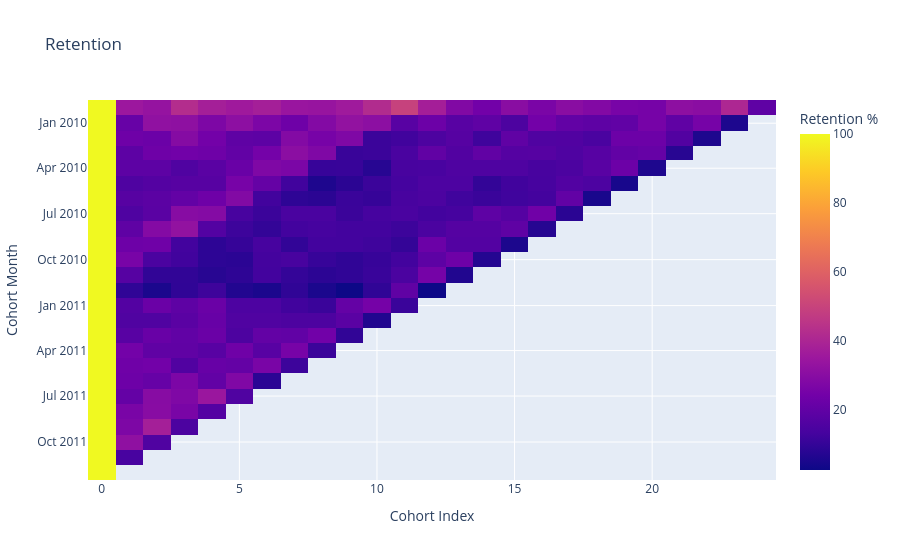

Notebook code cell kept with this figure:
### Markdown cell above
## 6. Visualizations (Plotly)

Interactive heatmap of the retention matrix. `zmax=50` improves contrast in the meaningful 0-40% range, since only the month-0 column reaches 100%.

### Code cell
import plotly.express as px
fig = px.imshow(
    retention,
    labels=dict(x= 'Cohort Index', y= 'Cohort Month', color= 'Retention %'),
    title = 'Retention',
    zmax= 50
)
fig.show()

### Figure 1 — Plotly figure (JSON) as saved in the notebook; plotly's stock layout.template omitted (floating-point values rounded to 4 significant figures; data arrays with more than 128 entries replaced by an {"elided": "..."} marker saying what was removed)
{"data": [{"coloraxis": "coloraxis", "hovertemplate": "Cohort Index: %{x}<br>Cohort Month: %{y}<br>Retention %: %{z}<extra></extra>", "name": "0", "type": "heatmap", "x": [0, 1, 2, 3, 4, 5, 6, 7, 8, 9, 10, 11, 12, 13, 14, 15, 16, 17, 18, 19, 20, 21, 22, 23, 24], "xaxis": "x", "y": ["2009-12", "2010-01", "2010-02", "2010-03", "2010-04", "2010-05", "2010-06", "2010-07", "2010-08", "2010-09", "2010-10", "2010-11", "2010-12", "2011-01", "2011-02", "2011-03", "2011-04", "2011-05", "2011-06", "2011-07", "2011-08", "2011-09", "2011-10", "2011-11", "2011-12"], "yaxis": "y", "z": {"elided": "25x25 float values"}}], "layout": {"coloraxis": {"cmax": 50, "cmin": null, "colorbar": {"title": {"text": "Retention %"}}, "colorscale": [[0, "#0d0887"], [0.1111, "#46039f"], [0.2222, "#7201a8"], [0.3333, "#9c179e"], [0.4444, "#bd3786"], [0.5556, "#d8576b"], [0.6667, "#ed7953"], [0.7778, "#fb9f3a"], [0.8889, "#fdca26"], [1, "#f0f921"]]}, "title": {"text": "Retention"}, "xaxis": {"anchor": "y", "constrain": "domain", "domain": [0, 1], "scaleanchor": "y", "title": {"text": "Cohort Index"}}, "yaxis": {"anchor": "x", "autorange": "reversed", "constrain": "domain", "domain": [0, 1], "title": {"text": "Cohort Month"}}}}
